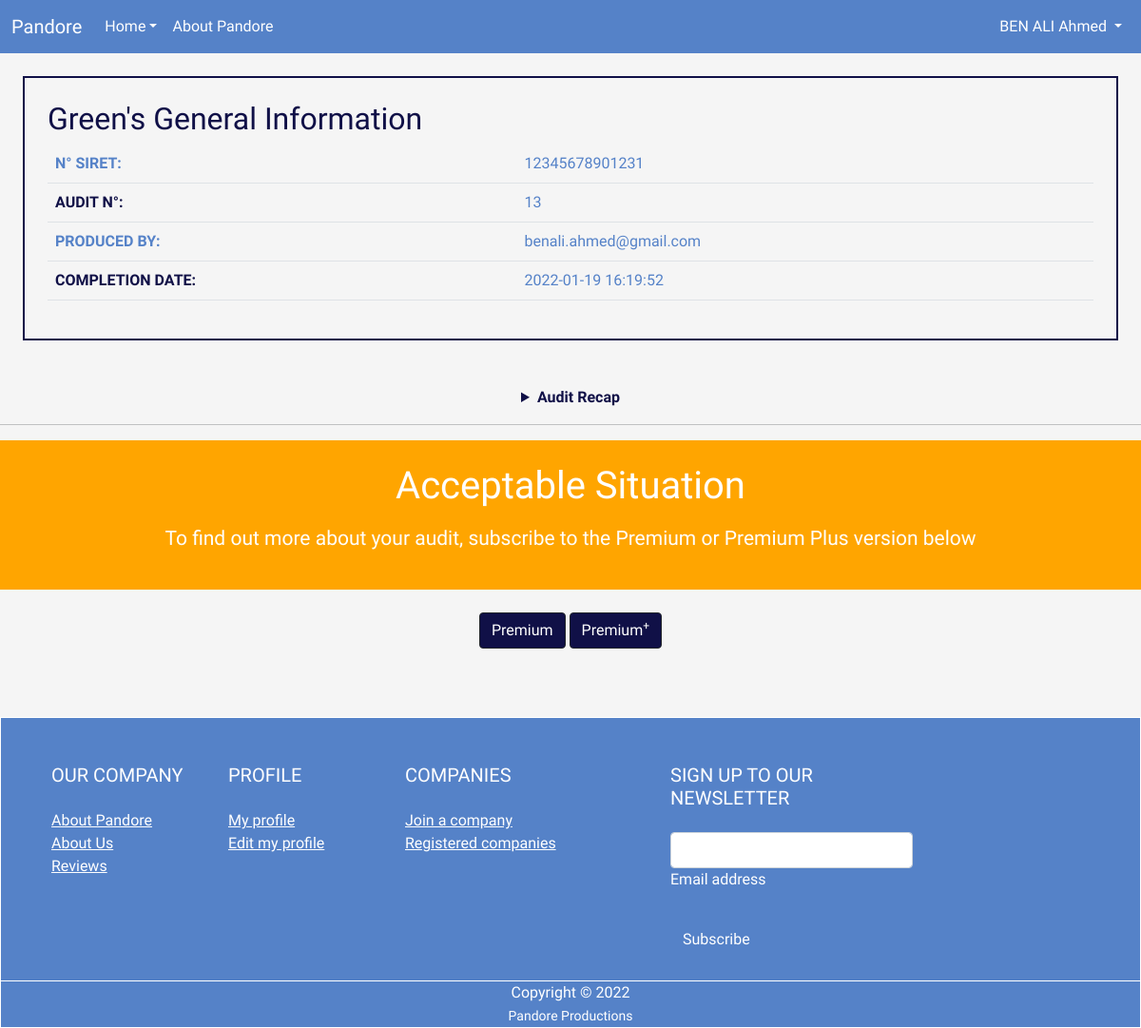
Screenshot of /infos_audit.php?id=13 (signed in) with the database file from the repository.
### tables this page shows
CREATE TABLE IF NOT EXISTS `audit` (
  `id` int(11) NOT NULL AUTO_INCREMENT,
  `dateRealization` datetime DEFAULT NULL,
  `userEmail` varchar(255) DEFAULT NULL,
  `siret` varchar(16) DEFAULT NULL,
  `detteNette` float DEFAULT NULL,
  `chiffreAffaire` float DEFAULT NULL,
  `resultatNet` float DEFAULT NULL,
  `fondsPropres` float DEFAULT NULL,
  `bfr` float DEFAULT NULL,
  `variationBFR` float DEFAULT NULL,
  `fr` float DEFAULT NULL,
  `ebe` float DEFAULT NULL,
  `capitalSocial` float DEFAULT NULL,
  `coutDette` float DEFAULT NULL,
  `detteCT` float DEFAULT NULL,
  `detteLT` float DEFAULT NULL,
  `tresorerie` float DEFAULT NULL,
  `caf` float DEFAULT NULL,
  `bilanTotal` float DEFAULT NULL,
  `ratioGearing` float DEFAULT NULL,
  `rentabiliteExploitation` float DEFAULT NULL,
  `rentabiliteGlobale` float DEFAULT NULL,
  `ratioEquity` float DEFAULT NULL,
  `ratioLevier` float DEFAULT NULL,
  `icr` float DEFAULT NULL,
  `resultAudit` int(11) DEFAULT NULL,
  PRIMARY KEY (`id`),
  KEY `fk_audit_email` (`userEmail`),
  KEY `fk_audit_siret` (`siret`)
);

CREATE TABLE IF NOT EXISTS `company` (
  `siret` varchar(15) NOT NULL,
  `companyName` varchar(255) DEFAULT NULL,
  `legalStatus` varchar(100) DEFAULT NULL,
  `codeAPE` varchar(6) DEFAULT NULL,
  `numberOfEmployees` int(11) DEFAULT -1,
  `emailCEO` varchar(255) DEFAULT NULL,
  PRIMARY KEY (`siret`),
  KEY `fk_company_emailCEO` (`emailCEO`)
);

### src/infos_audit.php (the view, shortened to what this page needs)
<?php
$db_handle = mysqli_connect('localhost', 'root', '');
$db_found = mysqli_select_db($db_handle, "pfe_pandore");
if ($db_found) {
    $sql = "SELECT audit.*, c.companyName FROM `audit` JOIN company AS c ON audit.siret=c.siret WHERE id={$_GET['id']}";
    $result = mysqli_query($db_handle, $sql);
    if (mysqli_num_rows($result) == 0) {
        header("Location: home.php");
        exit();
    } else {
        $data = mysqli_fetch_assoc($result);
    }
} else {
    echo "<strong>Database not found</strong>";
}
?>
<!DOCTYPE html>
<html lang="en">
<head>
    <link rel="stylesheet" href="css/general_style.css" />
    <link href="https://cdn.jsdelivr.net/npm/bootstrap@5.1.3/dist/css/bootstrap.min.css" rel="stylesheet">
</head>
<body style="background-color: whitesmoke;">
<header>
    <nav class="navbar navbar-expand-lg" style="background-color: #5582C8">
            <div class="container-fluid">
                <a class="navbar-brand" href="home.php" style="color: #ffff">Pandore</a>
                <div class="collapse navbar-collapse" id="navbar">
                    <ul class="navbar-nav me-auto mb-2 mb-lg-0">
                        <li class="nav-item dropdown" >
                            <a class="nav-link dropdown-toggle" href="#" id="navbarDropdown" role="button" data-bs-toggle="dropdown" aria-expanded="false" style="color: #ffff">Home</a>
                        </li>
                        <li class="nav-item">
                            <a class="nav-link" href="index.php" style="color: #ffff">About Pandore</a>
                        </li>
                    </ul>
                    <div class="d-flex">
                        <ul class="navbar-nav me-auto mb-2 mb-lg-0">
                            <li class="nav-item dropdown">
                                <a class="nav-link dropdown-toggle active" href="#" id="navbarDropdown" role="button" data-bs-toggle="dropdown" aria-expanded="false" style="color: #ffff">
                                    <?php echo "{$_SESSION['lastName']} {$_SESSION['firstName']}"; ?>
                                </a>
                            </li>
                        </ul>
                    </div>
                </div>
            </div>
        </nav>
    </header>
    <div id="content" name="content">
        <div>
        <div class="list_av_companies p-4 m-4" style="border: solid 2px #101047;">
            <h2 style="color: #101047"><?php echo $data['companyName']. "'s"." ". "General Information"; ?></h2>
            <table class="table">
        <tbody>
            <tr>
            <th scope="row" style="color : #5582C8">N° SIRET:</th>
            <td> <?php echo $data['siret']; ?> </td>
        </tr>
        <tr>
        <th scope="row" style="color : #101047">AUDIT N°:</th>
            <td> <?php echo $data['id']; ?> </td>
        </tr>
        <tr>
            <th scope="row" style="color : #5582C8">PRODUCED BY:</th>
            <td> <?php echo $data['userEmail']; ?> </td>
        </tr>
        <tr>
            <th scope="row" style="color : #101047">COMPLETION DATE:</th>
            <td> <?php echo $data['dateRealization']; ?> </td>
        </tr>
        </tbody>
        </table>
    </div>
        <br />
        <details style="text-align:center;">
            <summary style="color: #101047"><strong>Audit Recap</strong></summary>
        </details>
        <hr />
        <?php if ($data['resultAudit'] == 1) { ?>
            <div class="jumbotronResult h-25 p-4 text-center bg-image" style="background-color: green;">
                <div class="d-flex justify-content-center align-items-center h-100">
                    <div class="text-white">
                        <h1 id="title" class="mb-3">Healthy Situation</h1>
                        <h4 class="mb-3"><small>To find out more about your audit, subscribe to the Premium or Premium Plus version below</small></h4>
                    </div>
                </div>
            </div>
        <?php } elseif ($data['resultAudit'] == 2) { ?>
            <div class="jumbotronResult h-25 p-4 text-center bg-image" style="background-color: orange;">
                <div class="d-flex justify-content-center align-items-center h-100">
                    <div class="text-white">
                        <h1 id="title" class="mb-3">Acceptable Situation</h1>
                        <h4 class="mb-3"><small>To find out more about your audit, subscribe to the Premium or Premium Plus version below</small></h4>
                    </div>
                </div>
            </div>
        <?php } ?>
        <br>
        <div class="wrapper">
            <a role="button"  class="btn btn-dark" style="background-color: #101047" href="premium.php?id=<?php echo $_GET['id']; ?>">Premium</a>
            <a role="button" class="btn btn-dark" style="background-color: #101047" href="premium_plus.php?id=<?php echo $_GET['id']; ?>">Premium<sup>+</sup></a>
        </div>
    </div>
    <br />
    <footer class="text-center text-lg-start border border-white mt-sm-5 pt-4" style="background-color: #5582C8">
<div class="container p-4">
  <div class="row">
    <div class="col-lg-2 col-md-5 mb-4 mb-lg-0">
      <h5 class="text-uppercase mb-4" style="color: #ffff">OUR COMPANY</h5>
      <ul class="list-unstyled mb-4">
        <li>
          <a href="index.php" class="text-white" style="color: #ffff">About Pandore</a>
        </li>
        <li>
          <a href="index.php" class="text-white" style="color: #ffff">About Us</a>
        </li>
        <li>
          <a href="index.php" class="text-white" style="color: #ffff">Reviews</a>
        </li>
      </ul>
    </div>
    <div class="col-lg-2 col-md-6 mb-4 mb-lg-0">
      <h5 class="text-uppercase mb-4" style="color: #ffff">Profile</h5>
      <ul class="list-unstyled">
        <li>
          <a href="profile.php" class="text-white">My profile</a>
        </li>
        <li>
          <a href="modify_profile.php" class="text-white">Edit my profile</a>
        </li>
      </ul>
    </div>
    <div class="col-lg-3 col-md-6 mb-4 mb-lg-0">
      <h5 class="text-uppercase mb-4" style="color: #ffff">Companies</h5>
      <ul class="list-unstyled">
        <li>
          <a href="#!" class="text-white">Join a company</a>
        </li>
        <li>
          <a href="#!" class="text-white">Registered companies</a>
        </li>
      </ul>
    </div>
    <div class="col-lg-3 col-md-6 mb-4 mb-lg-0">
      <h5 class="text-uppercase mb-4" style="color: #ffff">Sign up to our newsletter</h5>
      <div class="form-outline form-white mb-4">
        <input type="email" id="form5Example2" class="form-control" />
        <label class="form-label" for="form5Example2" style="color: #ffff">Email address</label>
      </div>
      <button type="submit" class="btn btn-outline-white btn-block" style="color: #ffff">Subscribe</button>
    </div>
  </div>
</div>
<div class="text-sm-center border-top border-white" style="color: #ffff">
Copyright &copy; <?php echo date("Y"); ?><br /><small>Pandore Productions</small>
</div>
</footer>
</body>
</html>

### src/css/general_style.css (style rules this page uses)
#content { background-color: whitesmoke; min-height: 50vh; }
header, #content, footer { font-family: 'Urbanist', sans-serif; }
thead, tbody { color: #5582C8; }
.wrapper { text-align: center; }

### rows the page displays
audit: siret.companyName "Green", siret "12345678901231", id "13", userEmail "benali.ahmed@gmail.com", dateRealization "2022-01-19 16:19:52"

### other values shown
$_SESSION['lastName'] "BEN ALI"
$_SESSION['firstName'] "Ahmed"
